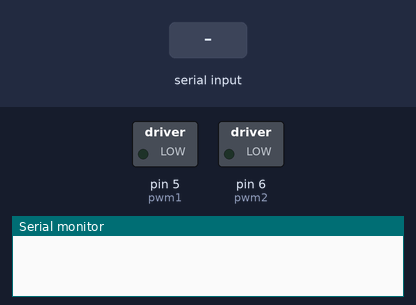
Recording of a sketch running on a simulated Arduino Uno, built with avr-gcc and run on an emulated ATmega328P. On the bench: switched loads named in the sketch (green lamp = pin HIGH), the last lines printed to the serial monitor. The test bench sets the inputs (shaded band).

Above: at 1.2 s.
1.3 s: "m90\n" received over Serial
At 2.2 s:
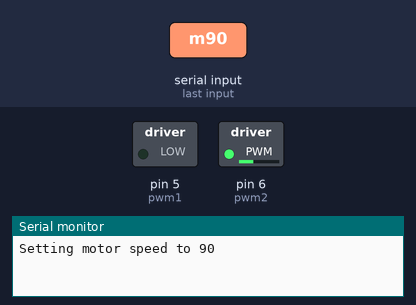
2.8 s: "m,45\n" received over Serial
At 3.4 s:
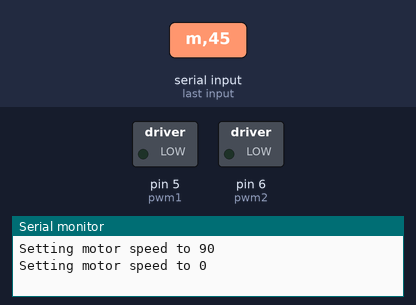
Timing chart, 0 to 5.8 s (numbered marks = the images above; inputs shaded):
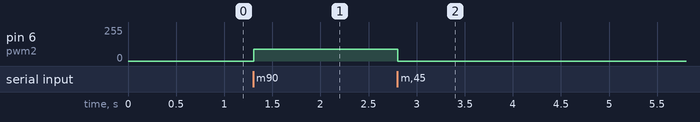

Measured:
- after the input at 1.3 s, pin 6 (pwm2): 0/255 → 90/255 at once
- after the input at 2.8 s, pin 6 (pwm2): 90/255 → 0/255 at once

The sketch:

Motor_Drive_Intro.ino
```cpp
// Input/Output pins
#define pwm1 5
#define pwm2 6
#define photo 12

// Global variables
boolean motor_dir = 0;
int motor_speed = 0;

// Command interface
String inputString = "00000000";
char subsystem = 0;

void setup() {
  pinMode(pwm1,OUTPUT);
  pinMode(pwm2,OUTPUT);
  Serial.begin(9600);
}

void loop() {

  // Serial interface
  if(Serial.available()){
    inputString = Serial.readStringUntil('\n');
  }

  // Command processing
  subsystem = inputString[0];
  switch (subsystem) {
    case 'm':
      motor_speed = numberFromCommand(inputString);
      Serial.println((String)"Setting motor speed to "+motor_speed);
      break;
  }
  inputString = "";

  // Motor direction
  if(motor_dir){
    analogWrite(pwm1,motor_speed);
    digitalWrite(pwm2,0);
  }
  else{
    analogWrite(pwm2,motor_speed);
    digitalWrite(pwm1,0);
  }

} // End loop

// Functions below this line

// Return the int number from string character 2:end
int numberFromCommand(String command){
  String numberString = command.substring(1,command.length());
  int number = numberString.toInt();
  return number;
}
```
